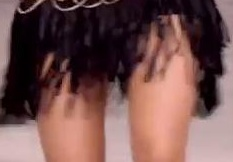
#> input picture cloth-extraction-opencv/lead_artist/110_lower_body.jpg, 233 x 162 px; its folder holds 4 pictures in this run
$ python fashion.py
#> lines starting #> are read from the running program, lines starting #| are printed output that depends on the picture; after the words box and inside, x2 and y2 are one past the last pixel; in counts of white or black regions, pixels touching at a corner belong together; pictures that were not available may be replaced by others from this repository, and a replacement may not be noted
#josh.anish1@gmail.com
#the code has been created with an intention of previewing the entire project
#contributions are welcomed!!!
import cv2
import numpy as np
import os
import sys
import pandas as pd
import matplotlib.pyplot as plt
import keras
from keras.models import Sequential
from keras.layers import Conv2D
from keras.layers import MaxPooling2D
from keras.layers import Dense
from keras.layers import Flatten,Dropout
from keras.models import model_from_json

import imutils
import numpy as np
import argparse


def predictor(img_file,image_path):
#> called with img_file = '110_lower_body.jpg', image_path = './lead_artist/110_lower_body.jpg'
	print(img_file)
	image_path="./lead_artist/"+img_file
	img = cv2.imread(image_path)
#> img is the input picture: shape (162, 233, 3); mean B, G, R 78.2, 80.7, 115
	#print(img)
	cv2.imwrite("test.jpg",img)
	resize = cv2.resize(img,(64,64))
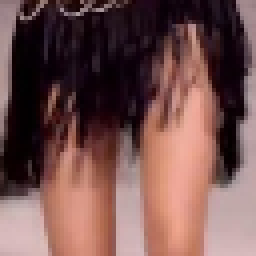
#> resize: shape (64, 64, 3) (shown 4 times larger); mean B, G, R 78.1, 80.6, 115
	#resize = np.expand_dims(resize,axis=0)
	img_fin = np.reshape(resize,[1,64,64,3])
	json_file = open('model/binaryfas10.json', 'r')
#> (reads cloth-extraction-opencv/model/binaryfas10.json from the repository)
	loaded_model_json = json_file.read()
	json_file.close()
	loaded_model = model_from_json(loaded_model_json)
	loaded_model.load_weights("model/binaryfashion.h5")
	print("Loaded model from disk")
	prediction = loaded_model.predict_classes(img_fin)
	prediction = np.squeeze(prediction,axis=1)
	predict = np.squeeze(prediction,axis=0)
	return int(predict)

def bg_elimination(img_file,image_path):
    predict = predictor(img_file,image_path)
    file = "annotation.csv"
    reader = pd.read_csv(file)
    print(predict)
    img = cv2.imread(image_path)
    img = cv2.resize(img,(300,500))
    #seg = image(image,reader.x1[predict],reader.y1[predict],reader.x2[predict],reader.y2[predict],reader.i[predict])
    mask = np.zeros(img.shape[:2],np.uint8)
    bgdModel = np.zeros((1,65),np.float64)
    fgdModel = np.zeros((1,65),np.float64)
    rect = (reader.x1[predict],reader.y1[predict],reader.x2[predict],reader.y2[predict])
    cv2.grabCut(img,mask,rect,bgdModel,fgdModel,reader.i[predict],cv2.GC_INIT_WITH_RECT)
    mask2 = np.where((mask==2)|(mask==0),0,1).astype('uint8')
    img_cut = img*mask2[:,:,np.newaxis]
    cv2.imwrite("back_"+str(img_file),img_cut)

for img_file in os.listdir("./lead_artist"):
	image_path="./lead_artist/"+img_file
	bg_elimination(img_file,image_path)
#> (the call stopped at in predictor, `loaded_model = model_from_json(loaded_model_json)`: keras is not available in this run)

	# define the upper and lower boundaries of the HSV pixel
	# intensities to be considered 'skin'
	lower = np.array([0, 48, 80], dtype = "uint8")
	upper = np.array([20, 255, 255], dtype = "uint8")


	# grab the current frame
	frame=cv2.imread("back_"+str(img_file))
	fr=cv2.imread("back_"+str(img_file))
	fr = imutils.resize(fr, width = 400)
	# if we are viewing a video and we did not grab a
	# frame, then we have reached the end of the video


	# resize the frame, convert it to the HSV color space,
	# and determine the HSV pixel intensities that fall into
	# the speicifed upper and lower boundaries
	frame = imutils.resize(frame, width = 400)
	converted = cv2.cvtColor(frame, cv2.COLOR_BGR2HSV)
#> converted: shape (278, 400, 3); mean H, S, V 90.9, 125.4, 115
	skinMask = cv2.inRange(converted, lower, upper)
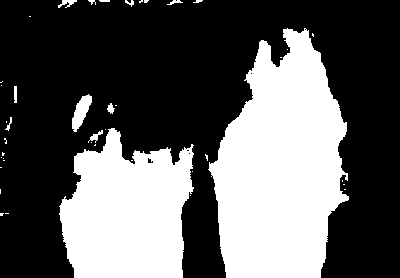
#> skinMask: shape (278, 400); 36.3% white; 42 white regions (30 under 20 px), largest, box (x1, y1, x2, y2) and area: (208, 28, 349, 278) 24426, (59, 128, 194, 278) 14983, (72, 94, 92, 132) 396

	# apply a series of erosions and dilations to the mask
	# using an elliptical kernel
	print(img_file)
	kernel = cv2.getStructuringElement(cv2.MORPH_ELLIPSE, (11, 11))
	skinMask = cv2.erode(skinMask, kernel, iterations = 2)
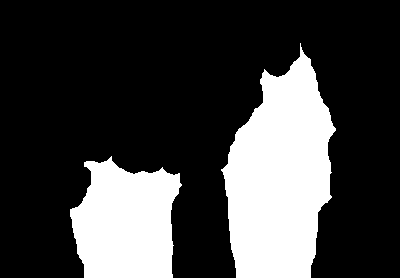
#> skinMask: shape (278, 400); 25.5% white; 2 white regions, box (x1, y1, x2, y2) and area: (221, 43, 336, 278) 17993, (70, 156, 182, 278) 10310
	skinMask = cv2.dilate(skinMask, kernel, iterations = 2)
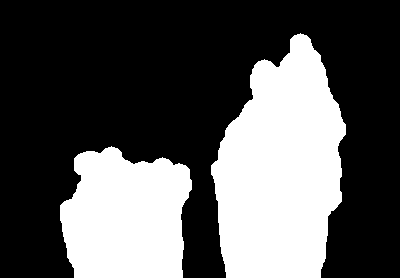
#> skinMask: shape (278, 400); 34% white; 2 white regions, box (x1, y1, x2, y2) and area: (211, 33, 346, 278) 23769, (60, 146, 192, 278) 14030

	# blur the mask to help remove noise, then apply the
	# mask to the frame
	skinMask = cv2.GaussianBlur(skinMask, (3, 3), 0)
	print(fr.size,skinMask.size,frame.size)
#| 333600 111200 333600
	cloth = cv2.bitwise_not(skinMask)
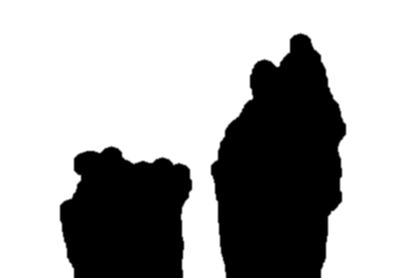
#> cloth: shape (278, 400); min 0, max 255, mean 168.3

	only_cloth = cv2.bitwise_and(frame, frame, mask = cloth)
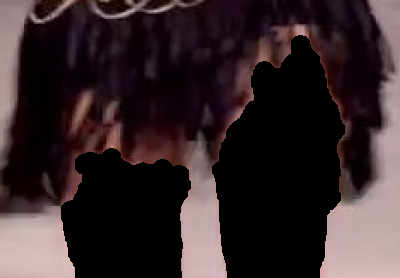
#> only_cloth: shape (278, 400, 3); mean B, G, R 42.2, 39.3, 53.1
	cv2.imwrite("./results/cloth_"+str(img_file),only_cloth)
	cv2.imwrite("./results/skin_"+str(img_file),cloth)
	# show the skin in the image along with the mask
	cv2.imwrite("./results/stack_"+str(img_file), np.hstack([frame, only_cloth]))
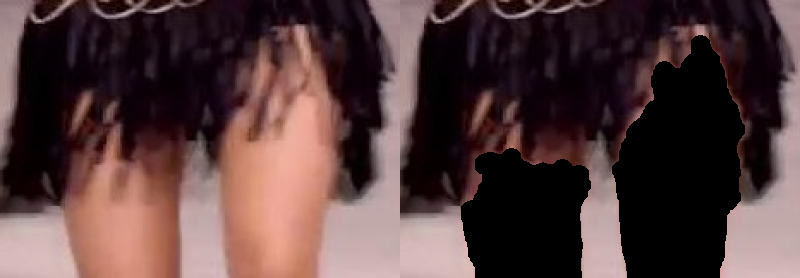
#> saved as stack_110_lower_body.jpg: shape (278, 800, 3); mean B, G, R 60.2, 59.9, 84
#> pass 2 of the loop `for img_file in os.listdir("./lead_artist"):`:
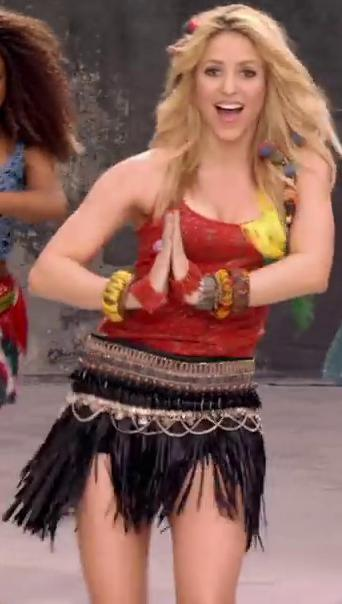
#> input picture cloth-extraction-opencv/lead_artist/4.jpg, 342 x 604 px
#> in predictor, img is the input picture: shape (604, 342, 3); mean B, G, R 89, 97.2, 135.9
#> fr: shape (706, 400, 3)
#> converted: shape (706, 400, 3); mean H, S, V 65.1, 93.3, 136.1
#> `skinMask = cv2.inRange(converted, lower, upper)`:
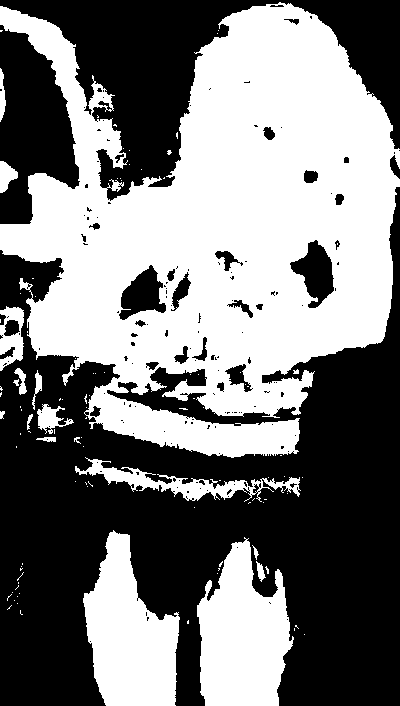
#> skinMask: shape (706, 400); 48% white; 104 white regions (86 under 20 px), largest, box (x1, y1, x2, y2) and area: (0, 2, 400, 458) 108307, (197, 537, 294, 706) 11147, (83, 530, 180, 706) 10719
#| 847200 282400 847200
#> cloth: shape (706, 400)
#> only_cloth: shape (706, 400, 3)
#> `cv2.imwrite("./results/stack_"+str(img_file), np.hstack([frame, only_c..`:
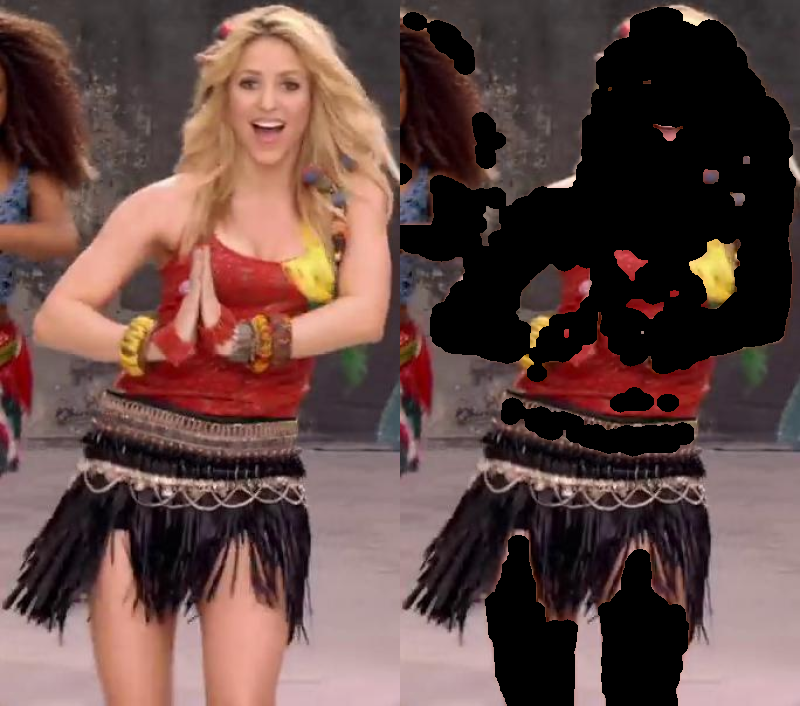
#> saved as stack_4.jpg: shape (706, 800, 3); mean B, G, R 68.1, 72.2, 99
#> pass 3 of the loop `for img_file in os.listdir("./lead_artist"):`:
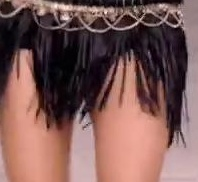
#> input picture cloth-extraction-opencv/lead_artist/4_lower_body.jpg, 198 x 182 px
#> in predictor, img is the input picture: shape (182, 198, 3); mean B, G, R 85.8, 89.1, 123.7
#> in predictor (call 3), `resize = cv2.resize(img,(64,64))`:
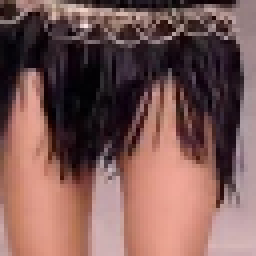
#> resize: shape (64, 64, 3) (shown 4 times larger); mean B, G, R 85.6, 88.9, 123.6
#| 847200 282400 847200
#> (the run stopped early here; a loop or call above may not have finished)
